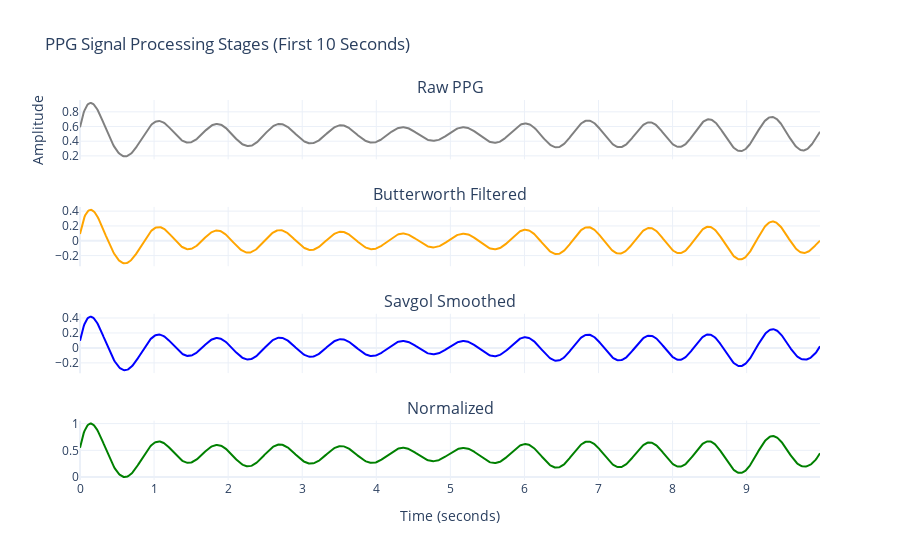

Notebook cell for this chart:
### Code cell
import pandas as pd
import numpy as np
from scipy.signal import butter, filtfilt, savgol_filter
import plotly.graph_objs as go
from plotly.subplots import make_subplots

# === Configuration ===
file_path = "Data/001.csv"  # <-- Update this
fs = 100  # Hz
duration_sec = 10
samples = fs * duration_sec


# === Load and Slice Data ===
df = pd.read_csv(file_path)
ppg_raw = df['PPG'].values[:samples]

# === Apply Filters ===
ppg_band = butter_bandpass_filter(ppg_raw, fs=fs)
ppg_smooth = savgol_filter(ppg_band, window_length=51, polyorder=3)
ppg_norm = normalize_signal(ppg_smooth)

# === Time Axis ===
time = np.arange(samples) / fs

# === Create 4 Subplots ===
fig = make_subplots(rows=4, cols=1, shared_xaxes=True,
                    subplot_titles=["Raw PPG", "Butterworth Filtered", "Savgol Smoothed", "Normalized"])

fig.add_trace(go.Scatter(x=time, y=ppg_raw, mode='lines', name="Raw PPG", line=dict(color='gray')), row=1, col=1)
fig.add_trace(go.Scatter(x=time, y=ppg_band, mode='lines', name="Butterworth", line=dict(color='orange')), row=2, col=1)
fig.add_trace(go.Scatter(x=time, y=ppg_smooth, mode='lines', name="Savgol", line=dict(color='blue')), row=3, col=1)
fig.add_trace(go.Scatter(x=time, y=ppg_norm, mode='lines', name="Normalized", line=dict(color='green')), row=4, col=1)

# === Layout ===
fig.update_layout(
    height=800,
    title="PPG Signal Processing Stages (First 10 Seconds)",
    xaxis4_title="Time (seconds)",
    yaxis_title="Amplitude",
    showlegend=False,
    template="plotly_white"
)

fig.show()

### Figure 1 — Plotly figure (JSON) as saved in the notebook; plotly's stock layout.template omitted (floating-point values rounded to 4 significant figures; data arrays with more than 128 entries replaced by an {"elided": "..."} marker saying what was removed)
{"data": [{"line": {"color": "gray"}, "mode": "lines", "name": "Raw PPG", "type": "scatter", "x": {"elided": "1000 float values"}, "xaxis": "x", "y": {"elided": "1000 float values"}, "yaxis": "y"}, {"line": {"color": "orange"}, "mode": "lines", "name": "Butterworth", "type": "scatter", "x": {"elided": "1000 float values"}, "xaxis": "x2", "y": {"elided": "1000 float values"}, "yaxis": "y2"}, {"line": {"color": "blue"}, "mode": "lines", "name": "Savgol", "type": "scatter", "x": {"elided": "1000 float values"}, "xaxis": "x3", "y": {"elided": "1000 float values"}, "yaxis": "y3"}, {"line": {"color": "green"}, "mode": "lines", "name": "Normalized", "type": "scatter", "x": {"elided": "1000 float values"}, "xaxis": "x4", "y": {"elided": "1000 float values"}, "yaxis": "y4"}], "layout": {"annotations": [{"font": {"size": 16}, "showarrow": false, "text": "Raw PPG", "x": 0.5, "xanchor": "center", "xref": "paper", "y": 1, "yanchor": "bottom", "yref": "paper"}, {"font": {"size": 16}, "showarrow": false, "text": "Butterworth Filtered", "x": 0.5, "xanchor": "center", "xref": "paper", "y": 0.7188, "yanchor": "bottom", "yref": "paper"}, {"font": {"size": 16}, "showarrow": false, "text": "Savgol Smoothed", "x": 0.5, "xanchor": "center", "xref": "paper", "y": 0.4375, "yanchor": "bottom", "yref": "paper"}, {"font": {"size": 16}, "showarrow": false, "text": "Normalized", "x": 0.5, "xanchor": "center", "xref": "paper", "y": 0.1562, "yanchor": "bottom", "yref": "paper"}], "autosize": true, "showlegend": false, "title": {"text": "PPG Signal Processing Stages (First 10 Seconds)"}, "xaxis": {"anchor": "y", "autorange": true, "domain": [0, 1], "matches": "x4", "range": [0, 9.99], "showticklabels": false, "type": "linear"}, "xaxis2": {"anchor": "y2", "autorange": true, "domain": [0, 1], "matches": "x4", "range": [0, 9.99], "showticklabels": false, "type": "linear"}, "xaxis3": {"anchor": "y3", "autorange": true, "domain": [0, 1], "matches": "x4", "range": [0, 9.99], "showticklabels": false, "type": "linear"}, "xaxis4": {"anchor": "y4", "autorange": true, "domain": [0, 1], "range": [0, 9.99], "title": {"text": "Time (seconds)"}, "type": "linear"}, "yaxis": {"anchor": "x", "autorange": true, "domain": [0.8438, 1], "range": [0.1523, 0.9611], "title": {"text": "Amplitude"}, "type": "linear"}, "yaxis2": {"anchor": "x2", "autorange": true, "domain": [0.5625, 0.7188], "range": [-0.3439, 0.4577], "type": "linear"}, "yaxis3": {"anchor": "x3", "autorange": true, "domain": [0.2812, 0.4375], "range": [-0.3371, 0.4567], "type": "linear"}, "yaxis4": {"anchor": "x4", "autorange": true, "domain": [0, 0.1562], "range": [-0.05556, 1.056], "type": "linear"}}}
